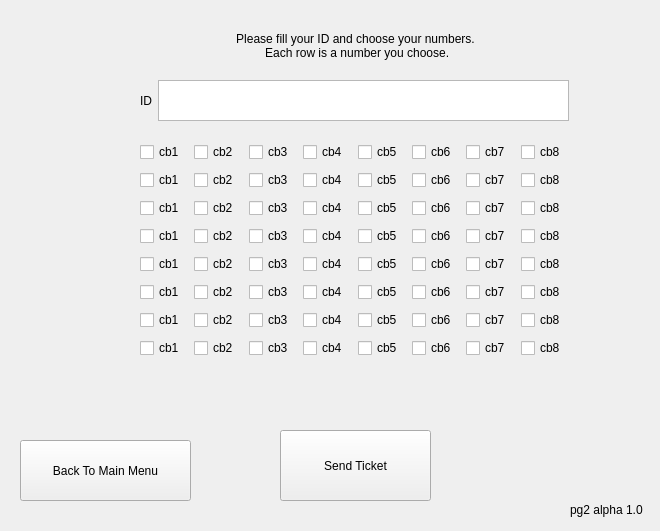
<?xml version="1.0" encoding="UTF-8"?>
<ui version="4.0">
 <class>Form</class>
 <widget class="QWidget" name="Form">
  <property name="geometry">
   <rect>
    <x>0</x>
    <y>0</y>
    <width>660</width>
    <height>531</height>
   </rect>
  </property>
  <property name="windowTitle">
   <string>Form</string>
  </property>
  <widget class="QPushButton" name="pushButton_sendTicket">
   <property name="geometry">
    <rect>
     <x>280</x>
     <y>430</y>
     <width>151</width>
     <height>71</height>
    </rect>
   </property>
   <property name="text">
    <string>Send Ticket</string>
   </property>
  </widget>
  <widget class="QLabel" name="label_2">
   <property name="geometry">
    <rect>
     <x>570</x>
     <y>500</y>
     <width>91</width>
     <height>20</height>
    </rect>
   </property>
   <property name="text">
    <string>pg2 alpha 1.0</string>
   </property>
  </widget>
  <widget class="QWidget" name="gridLayoutWidget">
   <property name="geometry">
    <rect>
     <x>140</x>
     <y>140</y>
     <width>429</width>
     <height>227</height>
    </rect>
   </property>
   <layout class="QGridLayout" name="gridLayout_numbers">
    <item row="5" column="0">
     <layout class="QHBoxLayout" name="horizontalLayout_9">
      <item>
       <widget class="QCheckBox" name="checkBox_49">
        <property name="text">
         <string>cb1</string>
        </property>
       </widget>
      </item>
      <item>
       <widget class="QCheckBox" name="checkBox_50">
        <property name="text">
         <string>cb2</string>
        </property>
       </widget>
      </item>
      <item>
       <widget class="QCheckBox" name="checkBox_51">
        <property name="text">
         <string>cb3</string>
        </property>
       </widget>
      </item>
      <item>
       <widget class="QCheckBox" name="checkBox_52">
        <property name="text">
         <string>cb4</string>
        </property>
       </widget>
      </item>
      <item>
       <widget class="QCheckBox" name="checkBox_53">
        <property name="text">
         <string>cb5</string>
        </property>
       </widget>
      </item>
      <item>
       <widget class="QCheckBox" name="checkBox_54">
        <property name="text">
         <string>cb6</string>
        </property>
       </widget>
      </item>
      <item>
       <widget class="QCheckBox" name="checkBox_55">
        <property name="text">
         <string>cb7</string>
        </property>
       </widget>
      </item>
      <item>
       <widget class="QCheckBox" name="checkBox_56">
        <property name="text">
         <string>cb8</string>
        </property>
       </widget>
      </item>
     </layout>
    </item>
    <item row="0" column="0">
     <layout class="QHBoxLayout" name="horizontalLayout_3">
      <item>
       <widget class="QCheckBox" name="checkBox">
        <property name="text">
         <string>cb1</string>
        </property>
       </widget>
      </item>
      <item>
       <widget class="QCheckBox" name="checkBox_2">
        <property name="text">
         <string>cb2</string>
        </property>
       </widget>
      </item>
      <item>
       <widget class="QCheckBox" name="checkBox_3">
        <property name="text">
         <string>cb3</string>
        </property>
       </widget>
      </item>
      <item>
       <widget class="QCheckBox" name="checkBox_4">
        <property name="text">
         <string>cb4</string>
        </property>
       </widget>
      </item>
      <item>
       <widget class="QCheckBox" name="checkBox_5">
        <property name="text">
         <string>cb5</string>
        </property>
       </widget>
      </item>
      <item>
       <widget class="QCheckBox" name="checkBox_6">
        <property name="text">
         <string>cb6</string>
        </property>
       </widget>
      </item>
      <item>
       <widget class="QCheckBox" name="checkBox_7">
        <property name="text">
         <string>cb7</string>
        </property>
       </widget>
      </item>
      <item>
       <widget class="QCheckBox" name="checkBox_8">
        <property name="text">
         <string>cb8</string>
        </property>
       </widget>
      </item>
     </layout>
    </item>
    <item row="4" column="0">
     <layout class="QHBoxLayout" name="horizontalLayout_8">
      <item>
       <widget class="QCheckBox" name="checkBox_41">
        <property name="text">
         <string>cb1</string>
        </property>
       </widget>
      </item>
      <item>
       <widget class="QCheckBox" name="checkBox_42">
        <property name="text">
         <string>cb2</string>
        </property>
       </widget>
      </item>
      <item>
       <widget class="QCheckBox" name="checkBox_43">
        <property name="text">
         <string>cb3</string>
        </property>
       </widget>
      </item>
      <item>
       <widget class="QCheckBox" name="checkBox_44">
        <property name="text">
         <string>cb4</string>
        </property>
       </widget>
      </item>
      <item>
       <widget class="QCheckBox" name="checkBox_45">
        <property name="text">
         <string>cb5</string>
        </property>
       </widget>
      </item>
      <item>
       <widget class="QCheckBox" name="checkBox_46">
        <property name="text">
         <string>cb6</string>
        </property>
       </widget>
      </item>
      <item>
       <widget class="QCheckBox" name="checkBox_47">
        <property name="text">
         <string>cb7</string>
        </property>
       </widget>
      </item>
      <item>
       <widget class="QCheckBox" name="checkBox_48">
        <property name="text">
         <string>cb8</string>
        </property>
       </widget>
      </item>
     </layout>
    </item>
    <item row="2" column="0">
     <layout class="QHBoxLayout" name="horizontalLayout_6">
      <item>
       <widget class="QCheckBox" name="checkBox_25">
        <property name="text">
         <string>cb1</string>
        </property>
       </widget>
      </item>
      <item>
       <widget class="QCheckBox" name="checkBox_26">
        <property name="text">
         <string>cb2</string>
        </property>
       </widget>
      </item>
      <item>
       <widget class="QCheckBox" name="checkBox_27">
        <property name="text">
         <string>cb3</string>
        </property>
       </widget>
      </item>
      <item>
       <widget class="QCheckBox" name="checkBox_28">
        <property name="text">
         <string>cb4</string>
        </property>
       </widget>
      </item>
      <item>
       <widget class="QCheckBox" name="checkBox_29">
        <property name="text">
         <string>cb5</string>
        </property>
       </widget>
      </item>
      <item>
       <widget class="QCheckBox" name="checkBox_30">
        <property name="text">
         <string>cb6</string>
        </property>
       </widget>
      </item>
      <item>
       <widget class="QCheckBox" name="checkBox_31">
        <property name="text">
         <string>cb7</string>
        </property>
       </widget>
      </item>
      <item>
       <widget class="QCheckBox" name="checkBox_32">
        <property name="text">
         <string>cb8</string>
        </property>
       </widget>
      </item>
     </layout>
    </item>
    <item row="1" column="0">
     <layout class="QHBoxLayout" name="horizontalLayout_4">
      <item>
       <widget class="QCheckBox" name="checkBox_9">
        <property name="text">
         <string>cb1</string>
        </property>
       </widget>
      </item>
      <item>
       <widget class="QCheckBox" name="checkBox_10">
        <property name="text">
         <string>cb2</string>
        </property>
       </widget>
      </item>
      <item>
       <widget class="QCheckBox" name="checkBox_11">
        <property name="text">
         <string>cb3</string>
        </property>
       </widget>
      </item>
      <item>
       <widget class="QCheckBox" name="checkBox_12">
        <property name="text">
         <string>cb4</string>
        </property>
       </widget>
      </item>
      <item>
       <widget class="QCheckBox" name="checkBox_13">
        <property name="text">
         <string>cb5</string>
        </property>
       </widget>
      </item>
      <item>
       <widget class="QCheckBox" name="checkBox_14">
        <property name="text">
         <string>cb6</string>
        </property>
       </widget>
      </item>
      <item>
       <widget class="QCheckBox" name="checkBox_15">
        <property name="text">
         <string>cb7</string>
        </property>
       </widget>
      </item>
      <item>
       <widget class="QCheckBox" name="checkBox_16">
        <property name="text">
         <string>cb8</string>
        </property>
       </widget>
      </item>
     </layout>
    </item>
    <item row="3" column="0">
     <layout class="QHBoxLayout" name="horizontalLayout_7">
      <item>
       <widget class="QCheckBox" name="checkBox_33">
        <property name="text">
         <string>cb1</string>
        </property>
       </widget>
      </item>
      <item>
       <widget class="QCheckBox" name="checkBox_34">
        <property name="text">
         <string>cb2</string>
        </property>
       </widget>
      </item>
      <item>
       <widget class="QCheckBox" name="checkBox_35">
        <property name="text">
         <string>cb3</string>
        </property>
       </widget>
      </item>
      <item>
       <widget class="QCheckBox" name="checkBox_36">
        <property name="text">
         <string>cb4</string>
        </property>
       </widget>
      </item>
      <item>
       <widget class="QCheckBox" name="checkBox_37">
        <property name="text">
         <string>cb5</string>
        </property>
       </widget>
      </item>
      <item>
       <widget class="QCheckBox" name="checkBox_38">
        <property name="text">
         <string>cb6</string>
        </property>
       </widget>
      </item>
      <item>
       <widget class="QCheckBox" name="checkBox_39">
        <property name="text">
         <string>cb7</string>
        </property>
       </widget>
      </item>
      <item>
       <widget class="QCheckBox" name="checkBox_40">
        <property name="text">
         <string>cb8</string>
        </property>
       </widget>
      </item>
     </layout>
    </item>
    <item row="6" column="0">
     <layout class="QHBoxLayout" name="horizontalLayout_10">
      <item>
       <widget class="QCheckBox" name="checkBox_57">
        <property name="text">
         <string>cb1</string>
        </property>
       </widget>
      </item>
      <item>
       <widget class="QCheckBox" name="checkBox_58">
        <property name="text">
         <string>cb2</string>
        </property>
       </widget>
      </item>
      <item>
       <widget class="QCheckBox" name="checkBox_59">
        <property name="text">
         <string>cb3</string>
        </property>
       </widget>
      </item>
      <item>
       <widget class="QCheckBox" name="checkBox_60">
        <property name="text">
         <string>cb4</string>
        </property>
       </widget>
      </item>
      <item>
       <widget class="QCheckBox" name="checkBox_61">
        <property name="text">
         <string>cb5</string>
        </property>
       </widget>
      </item>
      <item>
       <widget class="QCheckBox" name="checkBox_62">
        <property name="text">
         <string>cb6</string>
        </property>
       </widget>
      </item>
      <item>
       <widget class="QCheckBox" name="checkBox_63">
        <property name="text">
         <string>cb7</string>
        </property>
       </widget>
      </item>
      <item>
       <widget class="QCheckBox" name="checkBox_64">
        <property name="text">
         <string>cb8</string>
        </property>
       </widget>
      </item>
     </layout>
    </item>
    <item row="7" column="0">
     <layout class="QHBoxLayout" name="horizontalLayout_12">
      <item>
       <widget class="QCheckBox" name="checkBox_73">
        <property name="text">
         <string>cb1</string>
        </property>
       </widget>
      </item>
      <item>
       <widget class="QCheckBox" name="checkBox_74">
        <property name="text">
         <string>cb2</string>
        </property>
       </widget>
      </item>
      <item>
       <widget class="QCheckBox" name="checkBox_75">
        <property name="text">
         <string>cb3</string>
        </property>
       </widget>
      </item>
      <item>
       <widget class="QCheckBox" name="checkBox_76">
        <property name="text">
         <string>cb4</string>
        </property>
       </widget>
      </item>
      <item>
       <widget class="QCheckBox" name="checkBox_77">
        <property name="text">
         <string>cb5</string>
        </property>
       </widget>
      </item>
      <item>
       <widget class="QCheckBox" name="checkBox_78">
        <property name="text">
         <string>cb6</string>
        </property>
       </widget>
      </item>
      <item>
       <widget class="QCheckBox" name="checkBox_79">
        <property name="text">
         <string>cb7</string>
        </property>
       </widget>
      </item>
      <item>
       <widget class="QCheckBox" name="checkBox_80">
        <property name="text">
         <string>cb8</string>
        </property>
       </widget>
      </item>
     </layout>
    </item>
   </layout>
  </widget>
  <widget class="QLabel" name="label_instruction">
   <property name="geometry">
    <rect>
     <x>190</x>
     <y>10</y>
     <width>331</width>
     <height>71</height>
    </rect>
   </property>
   <property name="text">
    <string>Please fill your ID and choose your numbers.
 Each row is a number you choose.</string>
   </property>
   <property name="alignment">
    <set>Qt::AlignCenter</set>
   </property>
  </widget>
  <widget class="QPushButton" name="pushButton_back">
   <property name="geometry">
    <rect>
     <x>20</x>
     <y>440</y>
     <width>171</width>
     <height>61</height>
    </rect>
   </property>
   <property name="text">
    <string>Back To Main Menu</string>
   </property>
  </widget>
  <widget class="QWidget" name="">
   <property name="geometry">
    <rect>
     <x>140</x>
     <y>80</y>
     <width>429</width>
     <height>41</height>
    </rect>
   </property>
   <layout class="QHBoxLayout" name="horizontalLayout">
    <item>
     <widget class="QLabel" name="label_ID">
      <property name="text">
       <string>ID</string>
      </property>
     </widget>
    </item>
    <item>
     <widget class="QTextEdit" name="textEdit_ID"/>
    </item>
   </layout>
  </widget>
 </widget>
 <resources/>
 <connections/>
</ui>
